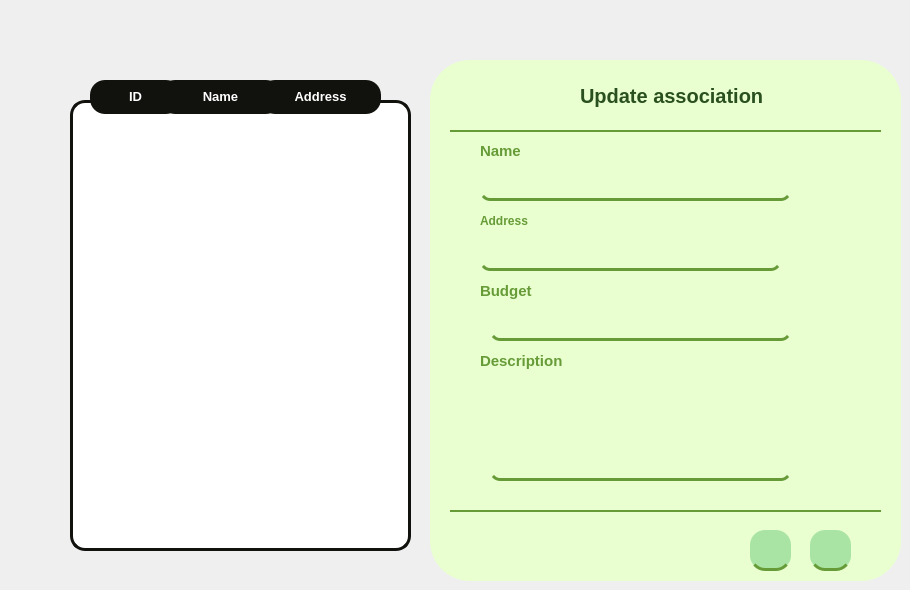
        <widget class="QWidget" name="page_28">
         <property name="styleSheet">
          <string notr="true">#page_6 {
background: rgba(0, 0, 0, 0.0);

}</string>
         </property>
         <widget class="QWidget" name="widget_19" native="true">
          <property name="geometry">
           <rect>
            <x>430</x>
            <y>60</y>
            <width>471</width>
            <height>521</height>
           </rect>
          </property>
          <property name="styleSheet">
           <string notr="true">QWidget
{background-color:#E9FFD0;
border-radius: 40px;}</string>
          </property>
          <widget class="QLineEdit" name="typeArticleInput_8">
           <property name="geometry">
            <rect>
             <x>50</x>
             <y>180</y>
             <width>301</width>
             <height>31</height>
            </rect>
           </property>
           <property name="styleSheet">
            <string notr="true">
  border-bottom-color: rgb(170, 0, 0);
border:none;
background-color: rgba(247, 188, 85, 0);
border-bottom:3px solid #669B37;
  border-radius: 10px;
</string>
           </property>
          </widget>
          <widget class="QTextEdit" name="descriptionInput_12">
           <property name="geometry">
            <rect>
             <x>60</x>
             <y>320</y>
             <width>301</width>
             <height>101</height>
            </rect>
           </property>
           <property name="styleSheet">
            <string notr="true">
  border-bottom-color: rgb(170, 0, 0);
border:none;
background-color: rgba(247, 188, 85, 0);
border-bottom:3px solid #669B37;
  border-radius: 10px;
</string>
           </property>
          </widget>
          <widget class="Line" name="line_38">
           <property name="geometry">
            <rect>
             <x>20</x>
             <y>70</y>
             <width>431</width>
             <height>2</height>
            </rect>
           </property>
           <property name="styleSheet">
            <string notr="true">background-color:#669B37;
border-width: 1px;
border: 2px solid #669B37;
</string>
           </property>
           <property name="orientation">
            <enum>Qt::Horizontal</enum>
           </property>
          </widget>
          <widget class="Line" name="line_39">
           <property name="geometry">
            <rect>
             <x>20</x>
             <y>450</y>
             <width>431</width>
             <height>2</height>
            </rect>
           </property>
           <property name="styleSheet">
            <string notr="true">background-color:#669B37;
border-width: 1px;
border: 2px solid #669B37;
</string>
           </property>
           <property name="orientation">
            <enum>Qt::Horizontal</enum>
           </property>
          </widget>
          <widget class="QPushButton" name="imageInput2_14">
           <property name="geometry">
            <rect>
             <x>50</x>
             <y>110</y>
             <width>311</width>
             <height>31</height>
            </rect>
           </property>
           <property name="styleSheet">
            <string notr="true">
  border-bottom-color: rgb(170, 0, 0);
border:none;
background-color: rgba(247, 188, 85, 0);
border-bottom:3px solid #669B37;
  border-radius: 10px;
</string>
           </property>
           <property name="text">
            <string/>
           </property>
          </widget>
          <widget class="QLineEdit" name="poidsArticleInput_10">
           <property name="geometry">
            <rect>
             <x>60</x>
             <y>250</y>
             <width>301</width>
             <height>31</height>
            </rect>
           </property>
           <property name="styleSheet">
            <string notr="true">
  border-bottom-color: rgb(170, 0, 0);
border:none;
background-color: rgba(247, 188, 85, 0);
border-bottom:3px solid #669B37;
  border-radius: 10px;
</string>
           </property>
          </widget>
          <widget class="QLabel" name="label_3">
           <property name="geometry">
            <rect>
             <x>100</x>
             <y>20</y>
             <width>31</width>
             <height>31</height>
            </rect>
           </property>
           <property name="text">
            <string/>
           </property>
           <property name="pixmap">
            <pixmap resource="resources.qrc">:/images/images/modifier.png</pixmap>
           </property>
           <property name="scaledContents">
            <bool>true</bool>
           </property>
          </widget>
          <widget class="QPushButton" name="save_4">
           <property name="geometry">
            <rect>
             <x>380</x>
             <y>470</y>
             <width>41</width>
             <height>41</height>
            </rect>
           </property>
           <property name="styleSheet">
            <string notr="true">QPushButton{/* Rectangle 9 */

position: absolute;
width: 1200px;
height: 649px;

background: #A9E4A4;
border: none;

/* Events */

position: absolute;
width: 63px;
height: 32px;

font-family: 'Athiti';
font-style: normal;
font-weight: 700;
font-size: 20px;
line-height: 32px;
/* identical to box height */
text-align: center;

color: #2A501F;
border-radius:15px;
border-bottom:3px solid #669B37;
}

QPushButton:hover{
position: absolute;
width: 185px;
height: 56px;

background: #8BD086;
box-shadow: 0px 4px 4px rgba(0, 0, 0, 0.25);
}</string>
           </property>
           <property name="text">
            <string/>
           </property>
           <property name="icon">
            <iconset resource="resources.qrc">
             <normaloff>:/images/images/save.png</normaloff>:/images/images/save.png</iconset>
           </property>
           <property name="iconSize">
            <size>
             <width>20</width>
             <height>20</height>
            </size>
           </property>
          </widget>
          <widget class="QPushButton" name="supprimer_23">
           <property name="geometry">
            <rect>
             <x>320</x>
             <y>470</y>
             <width>41</width>
             <height>41</height>
            </rect>
           </property>
           <property name="styleSheet">
            <string notr="true">QPushButton{/* Rectangle 9 */

position: absolute;
width: 1200px;
height: 649px;

background: #A9E4A4;
border: none;

/* Events */

position: absolute;
width: 63px;
height: 32px;

font-family: 'Athiti';
font-style: normal;
font-weight: 700;
font-size: 20px;
line-height: 32px;
/* identical to box height */
text-align: center;

color: #2A501F;
border-radius:15px;
border-bottom:3px solid #669B37;
}

QPushButton:hover{
position: absolute;
width: 185px;
height: 56px;

background: #8BD086;
box-shadow: 0px 4px 4px rgba(0, 0, 0, 0.25);
}</string>
           </property>
           <property name="text">
            <string/>
           </property>
           <property name="icon">
            <iconset resource="resources.qrc">
             <normaloff>:/images/images/clear.png</normaloff>:/images/images/clear.png</iconset>
           </property>
           <property name="iconSize">
            <size>
             <width>30</width>
             <height>30</height>
            </size>
           </property>
          </widget>
          <widget class="QLabel" name="label_73">
           <property name="geometry">
            <rect>
             <x>50</x>
             <y>80</y>
             <width>101</width>
             <height>21</height>
            </rect>
           </property>
           <property name="styleSheet">
            <string notr="true">color: rgb(102, 155, 55);
font-family: 'Athiti';
font-style: normal;
font-weight: 700;
font-size: 15px;
background-color: none;</string>
           </property>
           <property name="text">
            <string>Name</string>
           </property>
          </widget>
          <widget class="QLabel" name="label_76">
           <property name="geometry">
            <rect>
             <x>50</x>
             <y>150</y>
             <width>101</width>
             <height>21</height>
            </rect>
           </property>
           <property name="styleSheet">
            <string notr="true">color: rgb(102, 155, 55);
font-family: 'Athiti';
font-style: normal;
font-weight: 700;
font-size:15 px;
background-color: none;</string>
           </property>
           <property name="text">
            <string>Address</string>
           </property>
          </widget>
          <widget class="QLabel" name="label_77">
           <property name="geometry">
            <rect>
             <x>50</x>
             <y>220</y>
             <width>101</width>
             <height>21</height>
            </rect>
           </property>
           <property name="styleSheet">
            <string notr="true">color: rgb(102, 155, 55);
font-family: 'Athiti';
font-style: normal;
font-weight: 700;
font-size: 15px;
background-color: none;</string>
           </property>
           <property name="text">
            <string>Budget</string>
           </property>
          </widget>
          <widget class="QLabel" name="label_78">
           <property name="geometry">
            <rect>
             <x>50</x>
             <y>290</y>
             <width>121</width>
             <height>21</height>
            </rect>
           </property>
           <property name="styleSheet">
            <string notr="true">color: rgb(102, 155, 55);
font-family: 'Athiti';
font-style: normal;
font-weight: 700;
font-size: 15px;
background-color: none;</string>
           </property>
           <property name="text">
            <string>Description</string>
           </property>
          </widget>
          <widget class="QLabel" name="label_328">
           <property name="geometry">
            <rect>
             <x>150</x>
             <y>20</y>
             <width>191</width>
             <height>31</height>
            </rect>
           </property>
           <property name="styleSheet">
            <string notr="true">color: #2A501F;
font-family: 'Athiti';
font-style: normal;
font-weight: 700;
font-size: 20px;
background-color: none;</string>
           </property>
           <property name="text">
            <string>Update association</string>
           </property>
          </widget>
         </widget>
         <widget class="QTableView" name="tableView_16">
          <property name="geometry">
           <rect>
            <x>70</x>
            <y>100</y>
            <width>341</width>
            <height>451</height>
           </rect>
          </property>
          <property name="sizePolicy">
           <sizepolicy hsizetype="Fixed" vsizetype="Fixed">
            <horstretch>0</horstretch>
            <verstretch>0</verstretch>
           </sizepolicy>
          </property>
          <property name="focusPolicy">
           <enum>Qt::NoFocus</enum>
          </property>
          <property name="autoFillBackground">
           <bool>false</bool>
          </property>
          <property name="styleSheet">
           <string notr="true">background:white;
border:3px solid #11110E;
border-radius: 15px 15px 50px 50px;

</string>
          </property>
          <property name="frameShape">
           <enum>QFrame::NoFrame</enum>
          </property>
          <property name="horizontalScrollBarPolicy">
           <enum>Qt::ScrollBarAlwaysOff</enum>
          </property>
          <property name="sizeAdjustPolicy">
           <enum>QAbstractScrollArea::AdjustIgnored</enum>
          </property>
          <property name="editTriggers">
           <set>QAbstractItemView::NoEditTriggers</set>
          </property>
          <property name="tabKeyNavigation">
           <bool>false</bool>
          </property>
          <property name="showDropIndicator" stdset="0">
           <bool>false</bool>
          </property>
          <property name="dragDropOverwriteMode">
           <bool>false</bool>
          </property>
          <property name="alternatingRowColors">
           <bool>true</bool>
          </property>
          <property name="selectionMode">
           <enum>QAbstractItemView::SingleSelection</enum>
          </property>
          <property name="selectionBehavior">
           <enum>QAbstractItemView::SelectRows</enum>
          </property>
          <property name="textElideMode">
           <enum>Qt::ElideNone</enum>
          </property>
          <property name="showGrid">
           <bool>false</bool>
          </property>
          <property name="gridStyle">
           <enum>Qt::NoPen</enum>
          </property>
          <property name="cornerButtonEnabled">
           <bool>false</bool>
          </property>
          <attribute name="horizontalHeaderVisible">
           <bool>false</bool>
          </attribute>
          <attribute name="horizontalHeaderMinimumSectionSize">
           <number>30</number>
          </attribute>
          <attribute name="horizontalHeaderDefaultSectionSize">
           <number>120</number>
          </attribute>
         </widget>
         <widget class="QLabel" name="label_cinGuest_2">
          <property name="geometry">
           <rect>
            <x>90</x>
            <y>80</y>
            <width>91</width>
            <height>34</height>
           </rect>
          </property>
          <property name="font">
           <font>
            <pointsize>10</pointsize>
            <weight>75</weight>
            <bold>true</bold>
           </font>
          </property>
          <property name="styleSheet">
           <string notr="true">
	color:white;
	background:#11110E;
	border-radius:15px;
</string>
          </property>
          <property name="text">
           <string>&lt;html&gt;&lt;head/&gt;&lt;body&gt;&lt;p align=&quot;center&quot;&gt;ID&lt;/p&gt;&lt;/body&gt;&lt;/html&gt;</string>
          </property>
         </widget>
         <widget class="QLabel" name="label_cinGuest_3">
          <property name="geometry">
           <rect>
            <x>160</x>
            <y>80</y>
            <width>121</width>
            <height>34</height>
           </rect>
          </property>
          <property name="font">
           <font>
            <pointsize>10</pointsize>
            <weight>75</weight>
            <bold>true</bold>
           </font>
          </property>
          <property name="styleSheet">
           <string notr="true">
	color:white;
	background:#11110E;
	border-radius:15px;
</string>
          </property>
          <property name="text">
           <string>&lt;html&gt;&lt;head/&gt;&lt;body&gt;&lt;p align=&quot;center&quot;&gt;Name&lt;/p&gt;&lt;/body&gt;&lt;/html&gt;</string>
          </property>
         </widget>
         <widget class="QLabel" name="label_cinGuest_4">
          <property name="geometry">
           <rect>
            <x>260</x>
            <y>80</y>
            <width>121</width>
            <height>34</height>
           </rect>
          </property>
          <property name="font">
           <font>
            <pointsize>10</pointsize>
            <weight>75</weight>
            <bold>true</bold>
           </font>
          </property>
          <property name="styleSheet">
           <string notr="true">
	color:white;
	background:#11110E;
	border-radius:15px;
</string>
          </property>
          <property name="text">
           <string>&lt;html&gt;&lt;head/&gt;&lt;body&gt;&lt;p align=&quot;center&quot;&gt;Address&lt;/p&gt;&lt;/body&gt;&lt;/html&gt;</string>
          </property>
         </widget>
        </widget>
